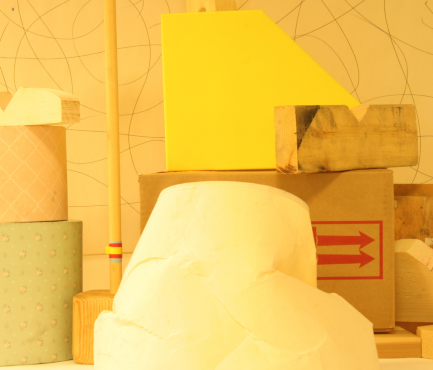
#> input picture Lampshade1/view1.png, 433 x 370 px, found by its file name
$ jupyter execute --allow-errors stereo_sad.ipynb
#> lines starting #> are read from the running program, lines starting #| are printed output that depends on the picture; after the words box and inside, x2 and y2 are one past the last pixel; in counts of white or black regions, pixels touching at a corner belong together
[cell 1]
from scipy.signal import convolve2d
import cv2
import numpy as np
from PIL import Image
import matplotlib.pyplot as plt
from tqdm import tqdm
from skimage.metrics import structural_similarity as ssim

[cell 2]
import zipfile
path_to_zip_file="/content/ALL-2views.zip"
#> (the rest of this cell did not finish here and is left out)

[cell 3]
data_dirs = ['Aloe']
# data_dirs = ['']


def stereoMatchSAD(left_img_path, right_img_path, folder):
#> called with left_img_path = 'Aloe/view1.png', right_img_path = 'Aloe/view5.png', folder = 'Aloe'
    left_img = np.array(Image.open(left_img_path).convert('L'), dtype=np.float64)
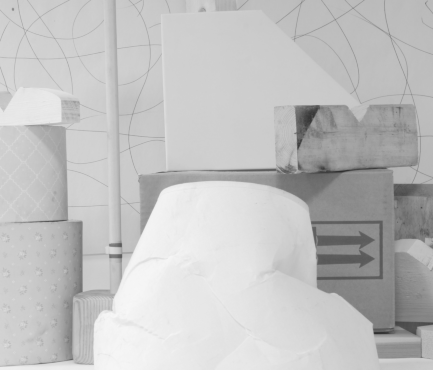
#> left_img: shape (370, 433) float64; min 47, max 247, mean 193.3
    right_img = np.array(Image.open(right_img_path).convert('L'), dtype=np.float64)
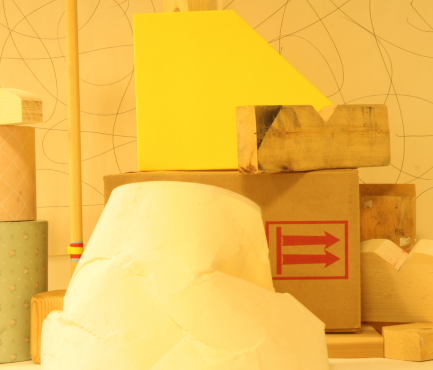
#> input picture Lampshade1/view5.png, 433 x 370 px, found by its file name
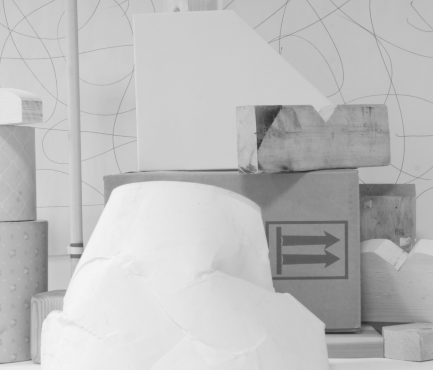
#> right_img: shape (370, 433) float64; min 46, max 245, mean 189.2

    h, w = left_img.shape
#> h = 370; w = 433
    max_offset = 60
    offset_adjust = 255 / max_offset
    window_size = 11
    half_window = window_size // 2

    min_sad = np.full((h, w), np.inf)
    depth = np.zeros((h, w), dtype=np.float64)
    # plt.imshow(depth, cmap="gray")

    for offset in tqdm(range(1, max_offset), desc="Processing SAD"):
        ad = np.zeros((h, w))

        ad[:, offset:] = np.abs(left_img[:, offset:] - right_img[:, :-offset])

        win_sad = cv2.boxFilter(ad, ddepth=-1, ksize=(window_size, window_size))

        mask = win_sad < min_sad
        min_sad[mask] = win_sad[mask]
        depth[mask] = offset * offset_adjust
#> this loop made 59 passes
#> pass 1, in stereoMatchSAD, `win_sad = cv2.boxFilter(ad, ddepth=-1, ksize=(window_size, window_size))`:
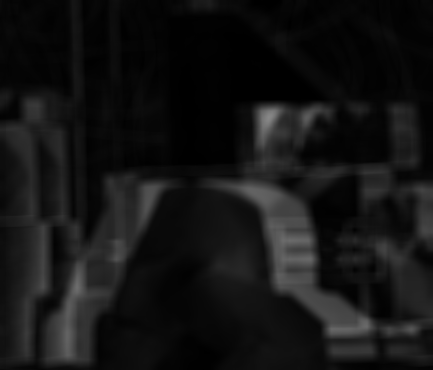
#> win_sad: shape (370, 433) float64; min 0.0744, max 136, mean 20.3
#> pass 2, in stereoMatchSAD, `mask = win_sad < min_sad`:
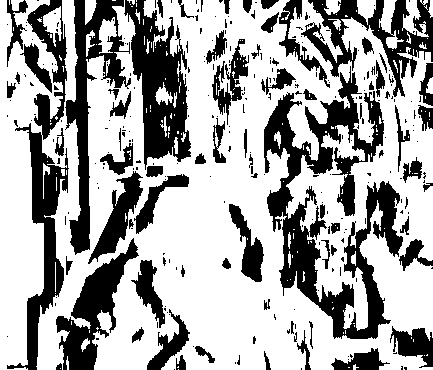
#> mask: shape (370, 433) bool; 65.4% white; 290 black regions (218 under 20 px), largest, box (x1, y1, x2, y2) and area: (264, 66, 403, 339) 13193, (7, 0, 69, 370) 6241, (124, 0, 191, 170) 5729
#> after the loop:
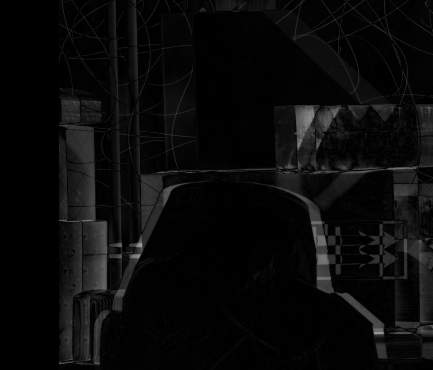
#> ad: shape (370, 433) float64; min 0, max 157, mean 9.8
#> after the loop:
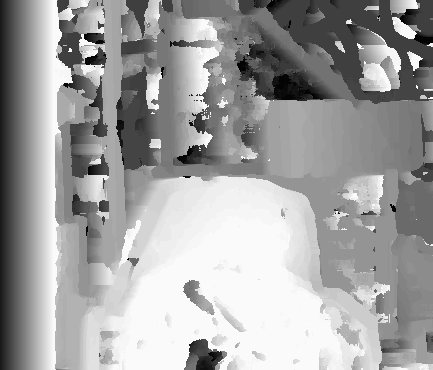
#> depth: shape (370, 433) float64; min 4.25, max 250.8, mean 161.3
#> after the loop:
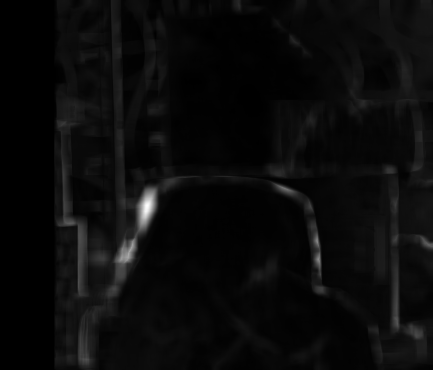
#> min_sad: shape (370, 433) float64; min 0, max 47.05, mean 2; drawn with min black and max white

    plt.imshow(depth, cmap="gray")
    plt.savefig(f"{fold}/depth_SAD60.png")
    plt.show()

    return depth

[cell 4]
for fold in data_dirs:
    imageleft =  fold + '/view1.png'
    imageright =  fold + '/view5.png'
    # imageleft =  fold + '15.jpg'
    # imageright =  fold + 'img10.jpg'
    print(imageright)
    a=stereoMatchSAD(imageleft, imageright,fold)

[cell 5]
def calculate_metrics(image1_path, image2_path):
#> called with image1_path = '/content/Aloe/depth_SAD60.png', image2_path = '/content/Aloe/disp5.png'
    img1 = cv2.imread(image1_path)
    img2 = cv2.imread(image2_path)
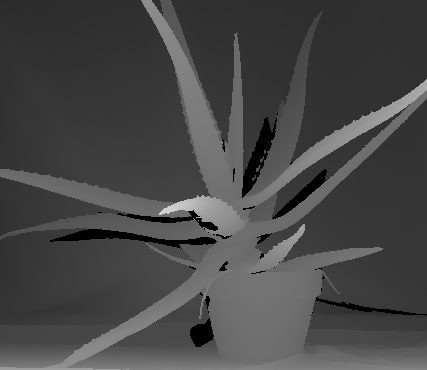
#> input picture ALL-2views/Aloe/disp5.png, 427 x 370 px, found by its file name
#> img2 is the input picture: shape (370, 427, 3); min 0, max 211, mean 70.6

    img2 = cv2.resize(img2, (img1.shape[1], img1.shape[0]))
    gray1 = cv2.cvtColor(img1, cv2.COLOR_BGR2GRAY)
    gray2 = cv2.cvtColor(img2, cv2.COLOR_BGR2GRAY)

    mse_value = np.mean((img1 - img2) ** 2)

    rmse_value = np.sqrt(mse_value)

    ssim_value, _ = ssim(gray1, gray2, full=True)

    return mse_value, rmse_value, ssim_value

image1 = "/content/Aloe/depth_SAD60.png"
image2 = "/content/Aloe/disp5.png"

#> (the rest of this cell did not finish here and is left out)

#> (a cell that did not finish here is left out)

[cell 7]
image1 = "/content/Baby1/depth_SAD60.png"
image2 = "/content/Baby1/disp5.png"

#> (the rest of this cell did not finish here and is left out)

#> call 2 of calculate_metrics, with image1_path = '/content/Baby1/depth_SAD60.png', image2_path = '/content/Baby1/disp5.png'
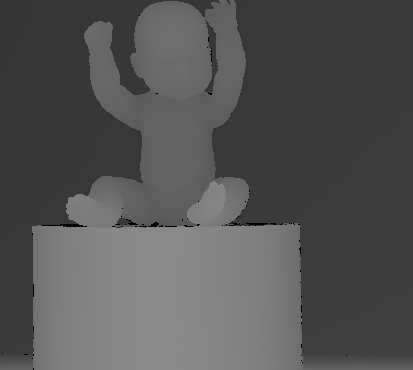
#> input picture ALL-2views/Baby1/disp5.png, 413 x 370 px, found by its file name
#> in calculate_metrics, img2 is the input picture: shape (370, 413, 3); min 0, max 137, mean 83.6
print(f"MSE: {mse}")
print(f"RMSE: {rmse}")
print(f"SSIM: {ssim_score}")

[cell 8]
image1 = "/content/Aloe/depth_SAD60.png"
image2 = "/content/Aloe/disp5.png"

#> (the rest of this cell did not finish here and is left out)

print(f"MSE: {mse}")
print(f"RMSE: {rmse}")
print(f"SSIM: {ssim_score}")

[cell 9]
image1 = "/content/Baby1/depth_SAD60.png"
image2 = "/content/Baby1/disp5.png"
#values for window size 60, better mse rmse ssim but not very accurate with regards to edges, i.e kind of blurry
#> (the rest of this cell did not finish here and is left out)
